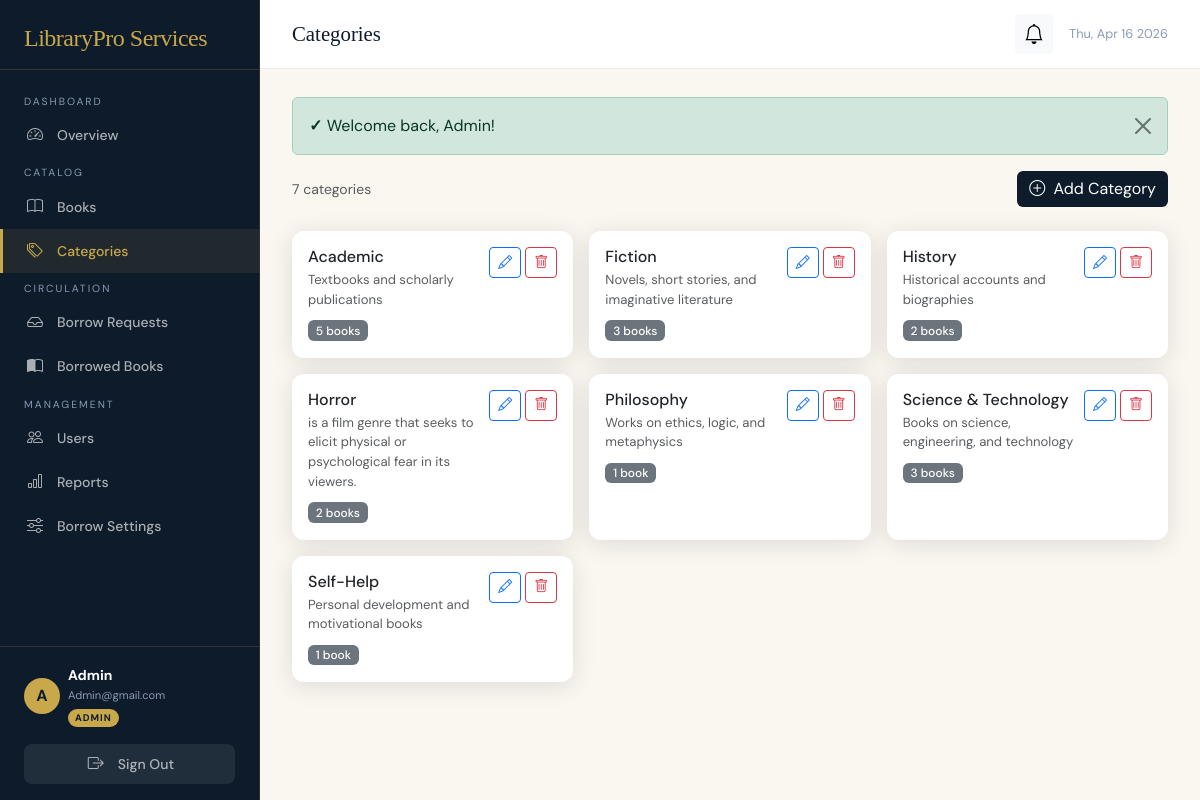
/admin/categories.php (signed in), run on the app's committed database.
### tables this page shows
CREATE TABLE `categories` (
  `category_id` int(11) NOT NULL,
  `category_name` varchar(100) NOT NULL,
  `description` text DEFAULT NULL,
  `created_at` timestamp NOT NULL DEFAULT current_timestamp()
);

### config/database.php (called while the page is built, shortened)
<?php
class Database {
    private static ?PDO $instance = null;
    public static function getConnection(): PDO {
        if (self::$instance === null) {
            try {
                $dsn = "mysql:host=" . DB_HOST . ";dbname=" . DB_NAME . ";charset=utf8mb4";
                self::$instance = new PDO($dsn, DB_USER, DB_PASS, [
                    PDO::ATTR_ERRMODE            => PDO::ERRMODE_EXCEPTION,
                    PDO::ATTR_DEFAULT_FETCH_MODE => PDO::FETCH_ASSOC,
                    PDO::ATTR_EMULATE_PREPARES   => false,
                ]);
            } catch (PDOException $e) {
                die(json_encode(['error' => 'Database connection failed: ' . $e->getMessage()]));
            }
        }
        return self::$instance;
    }
}

### classes/Book.php (called while the page is built, shortened)
<?php
require_once __DIR__ . '/../config/database.php';
class Book {
    private PDO $db;
    public function __construct() {
        $this->db = Database::getConnection();
    }
    public function getCategories(): array {
        $stmt = $this->db->query("SELECT * FROM categories ORDER BY category_name");
        return $stmt->fetchAll();
    }
}

### admin/categories.php (the view, shortened to what this page needs)
<?php
require_once __DIR__ . '/../config/database.php';
require_once __DIR__ . '/../includes/auth.php';
require_once __DIR__ . '/../classes/Book.php';
$bookModel = new Book();
$db        = Database::getConnection();
$categories = $bookModel->getCategories();
$counts = $db->query(
    "SELECT category_id, COUNT(*) AS cnt FROM books GROUP BY category_id"
)->fetchAll(PDO::FETCH_KEY_PAIR);
require_once __DIR__ . '/../includes/header.php';
?>
<div class="d-flex justify-content-between align-items-center mb-4">
    <p class="text-muted mb-0" style="font-size:.875rem"><?= count($categories) ?> categories</p>
    <button class="btn btn-navy" data-bs-toggle="modal" data-bs-target="#catModal">
        <i class="bi bi-plus-circle me-1"></i> Add Category
    </button>
</div>
<div class="row g-3">
    <?php foreach ($categories as $c): ?>
    <div class="col-md-4 col-sm-6">
        <div class="card h-100">
            <div class="card-body">
                <div class="d-flex justify-content-between align-items-start">
                    <div>
                        <h6 class="mb-1 fw-600"><?= sanitize($c['category_name']) ?></h6>
                        <p class="text-muted mb-2" style="font-size:.82rem"><?= sanitize($c['description'] ?? '') ?: '<em>No description</em>' ?></p>
                        <span class="badge bg-secondary"><?= $counts[$c['category_id']] ?? 0 ?> book<?= ($counts[$c['category_id']] ?? 0) !== 1 ? 's' : '' ?></span>
                    </div>
                    <div class="d-flex gap-1">
                        <button class="btn btn-sm btn-outline-primary"
                                data-bs-toggle="modal" data-bs-target="#catModal"
                                data-id="<?= $c['category_id'] ?>"
                                data-name="<?= sanitize($c['category_name']) ?>"
                                data-desc="<?= sanitize($c['description'] ?? '') ?>"
                                onclick="loadCatEdit(this)">
                            <i class="bi bi-pencil"></i>
                        </button>
                        <a href="?action=delete&id=<?= $c['category_id'] ?>"
                           class="btn btn-sm btn-outline-danger"
                           onclick="return confirm('Delete this category?')">
                            <i class="bi bi-trash"></i>
                        </a>
                    </div>
                </div>
            </div>
        </div>
    </div>
    <?php endforeach; ?>
</div>
<?php
require_once __DIR__ . '/../includes/footer.php';

### includes/header.php (style rules this page uses)
:root { --navy: #0d1b2a; --navy-mid: #1b2e45; --navy-soft: #243751; --gold: #c9a84c; --gold-lite: #f0d596; --cream: #faf7f0; --muted: #8a9ab5; --border: rgba(201,168,76,0.2); --radius: 12px; --shadow: 0 4px 24px rgba(13,27,42,0.12); }
* { box-sizing: border-box; }
html, body { font-family: 'DM Sans', sans-serif; background: var(--cream); color: var(--navy); min-height: 100vh; }
.card { border: none; border-radius: var(--radius); box-shadow: var(--shadow); background: #fff; }
.btn-navy { background: var(--navy); color: #fff; border: none; }
.badge { font-weight: 500; }

### data on the page
categories: category_name "Academic", description "Textbooks and scholarly publications", category_id "5"
categories: category_name "Fiction", description "Novels, short stories, and imaginative literature", category_id "3"
categories: category_name "History", description "Historical accounts and biographies", category_id "2"
categories: category_name "Horror", description "is a film genre that seeks to elicit physical or psychological fear in its viewers.", category_id "2"
categories: category_name "Philosophy", description "Works on ethics, logic, and metaphysics", category_id "1"
categories: category_name "Science & Technology", description "Books on science, engineering, and technology", category_id "3"
categories: category_name "Self-Help", description "Personal development and motivational books", category_id "1"

### other printed values
$label "Overview Books Categories Borrow Requests Borrowed Books Users Reports Borrow Settings"
substr($_SESSION['name'], 0, 1) "A"
$_SESSION['name'] "Admin"
$_SESSION['email'] "Admin@gmail.com"
$_SESSION['role'] "ADMIN"
$pageTitle "Categories"
$icon "✓"
$flash['msg'] "Welcome back, Admin!"
count($categories) "7"
